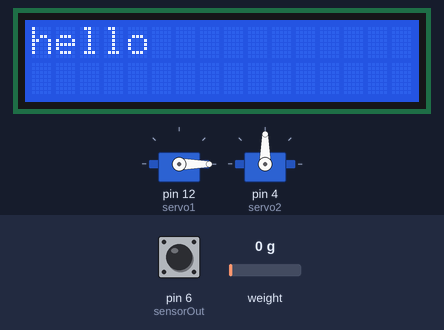
Simulated run of this sketch. Board: Arduino Uno, built with avr-gcc and run on an emulated ATmega328P. Parts: 2 × servo, 16×2 character LCD. The inputs (shaded band) are chosen by the test bench; at power-on: pin 6 (sensorOut) LOW, weight on the scale 0 g. What the sketch prints to the serial monitor is not drawn.

Above: at 2.5 s.
7.3 s: pin 6 (sensorOut) pulsed HIGH 5 times (0.12 s each, 0.3 s apart)
At 39.67 s:
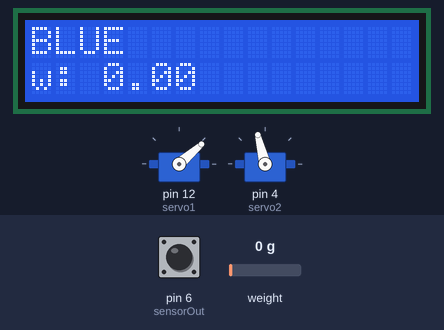
At 41.1 s:
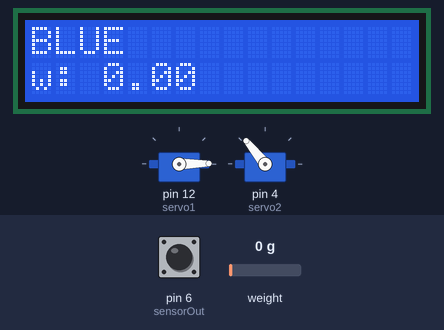
Timing chart, 0 to 41.3 s (numbered marks = the images above; inputs shaded):
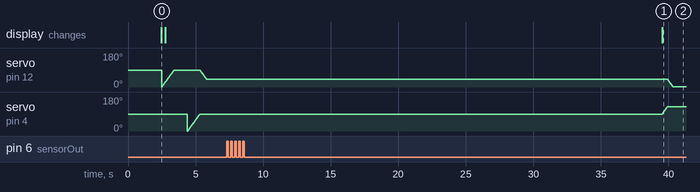

The sketch:

latest_merged_color_sorter.ino
```cpp
// (c) Michael Schoeffler 2017, http://www.mschoeffler.de
#include <Servo.h>
#include <HX711_ADC.h> // https://github.com/olkal/HX711_ADC
#include <Wire.h>
#include <LiquidCrystal_I2C.h> // LiquidCrystal_I2C library

Servo servo1;
Servo servo2;


#define S0 7 //changed from 4-10&& 5-9
#define S1 8
#define S2 9
#define S3 10
#define sensorOut 6

#if defined(ESP8266)|| defined(ESP32) || defined(AVR)
#include <EEPROM.h>
#endif

HX711_ADC LoadCell(3, 2); // parameters: dt pin, sck pin<span data-mce-type="bookmark" style="display: inline-block; width: 0px; overflow: hidden; line-height: 0;" class="mce_SELRES_start"></span>
LiquidCrystal_I2C lcd(0x3F, 16, 2); // 0x27 is the i2c address of the LCM1602 IIC v1 module (might differ)

//const int calVal_eepromAdress = 0;
//const int tareOffsetVal_eepromAdress = 4;
unsigned long t = 0;
/*int red;
int green;
int blue;
int redf;
int greenf;
int bluef;*/
int pos1;
int pos2;

int deg= 0;
int offset= 0;

// Stores frequency read by the photodiodes
int redFrequency = 0;
int greenFrequency = 0;
int blueFrequency = 0;

// Stores the red. green and blue colors
int redColor = 0;
int greenColor = 0;
int blueColor = 0;


void setup() {
  servo1.attach(12);
  servo2.attach(4);

  pinMode(S0, OUTPUT);
  pinMode(S1, OUTPUT);
  pinMode(S2, OUTPUT);
  pinMode(S3, OUTPUT);
  // Set Sensor output as input
  pinMode(sensorOut, INPUT);

  digitalWrite(S0,HIGH);
  digitalWrite(S1,LOW);
  Serial.begin(9600);
  LoadCell.begin(); // start connection to HX711
  LoadCell.start(2000); // load cells gets 2000ms of time to stabilize
  LoadCell.setCalFactor(200.0); // calibration factor for load cell => strongly dependent on your individual setup
  lcd.begin(); // begins connection to the LCD module
  lcd.backlight(); // turns on the backlight
  lcd.print("hello");
  delay(20);
  lcd.clear();
  pos1=0;
  pos2=0;


  // put your setup code here, to run once:

}

void loop() {
  // put your main code here, to run repeatedly:

int r=0;
int g=0;
int b=0;
  //servo1 and 2 to initial pos
 for(;pos1<90;pos1++){
    LoadCell.update();
    servo1.write(pos1);
    delay(10);
  }
  delay(1000);
  for(;pos2<90;pos2++){
    LoadCell.update();
    servo2.write(pos2);
    delay(10);
  }


  for(;pos1>40;pos1--){
    LoadCell.update();
    servo1.write(pos1);
    delay(10);
  }
  delay(800);
  /*for(int i=0;i<1;i++){
    colorDetect();
   delay(100);
   LoadCell.update();
   }*/
   delay(1000);
   for(int i=0;i<10;i++){
    colorDetect();
     delay(100);
     LoadCell.update();
     r=r+redColor;
     g=g+greenColor;
     b=b+blueColor;
   }
   redColor=r/10;
   greenColor=g/10;
   blueColor=b/10;


  //delay(100);
  deg=0;
  offset=0;


  //color detect


    // retrieves data from the load cell
  float i = LoadCell.getData(); // get output value
  delay(200);

  lcd.setCursor(0, 0);
  if(redColor <-117 && redColor> -232){
      Serial.println(" - RED detected!");
      lcd.print("RED");
      deg= -60;
  }
  else if(redColor <28 && redColor> -39){
    Serial.println(" - GREEN detected!");
    lcd.print("GREEN");
    deg= 0;
  }
  else {
    Serial.println(" - BLUE detected!");
    lcd.print("BLUE");
    deg= 60;
  }

  lcd.setCursor(0, 1); // set cursor to secon row
  lcd.print("w: ");
  lcd.print(i); // print out the retrieved value to the second row

  if(i>5){
    offset=20;

  }
  else{
    offset=-20;

  }
  int dest=deg+offset+90;

   //servo2 to des
  if(dest>90){
    for(;pos2<dest;pos2++){
    servo2.write(pos2);
    LoadCell.update();
    delay(10);
    }

  }
  else{
    for(;pos2>dest;pos2--){
    servo2.write(pos2);
    LoadCell.update();
    delay(10);
    }

  }


  LoadCell.update();
  for(;pos1>0;pos1--){
    servo1.write(pos1);
    LoadCell.update();
    delay(10);
  }

  delay(1000);

  if(dest>90){
    for(;pos2>90;pos2--){
    servo2.write(pos2);
    LoadCell.update();
    delay(10);
    }

  }
  else{
    for(;pos2<90;pos2++){
    servo2.write(pos2);
    LoadCell.update();
    delay(10);
    }

  }
  delay(200);
  lcd.clear();


}

void colorDetect(){
  // Setting RED (R) filtered photodiodes to be read
  digitalWrite(S2,LOW);
  digitalWrite(S3,LOW);

  // Reading the output frequency
  redFrequency = pulseIn(sensorOut, LOW);
  // Remaping the value of the RED (R) frequency from 0 to 255
  // You must replace with your own values. Here's an example:
  // redColor = map(redFrequency, 70, 120, 255,0);
  redColor = map(redFrequency, 140, 200, 255,0);

  // Printing the RED (R) value
  Serial.print("R = ");
  Serial.print(redColor);
  delay(100);

  // Setting GREEN (G) filtered photodiodes to be read
  digitalWrite(S2,HIGH);
  digitalWrite(S3,HIGH);

  // Reading the output frequency
  greenFrequency = pulseIn(sensorOut, LOW);
  // Remaping the value of the GREEN (G) frequency from 0 to 255
  // You must replace with your own values. Here's an example:
  // greenColor = map(greenFrequency, 100, 199, 255, 0);
  greenColor = map(greenFrequency, 206, 234, 255, 0);

  // Printing the GREEN (G) value
  Serial.print(" G = ");
  Serial.print(greenColor);
  delay(100);

  // Setting BLUE (B) filtered photodiodes to be read
  digitalWrite(S2,LOW);
  digitalWrite(S3,HIGH);

  // Reading the output frequency
  blueFrequency = pulseIn(sensorOut, LOW);
  // Remaping the value of the BLUE (B) frequency from 0 to 255
  // You must replace with your own values. Here's an example:
  // blueColor = map(blueFrequency, 38, 84, 255, 0);
  blueColor = map(blueFrequency, 75, 235, 255, 0);

  // Printing the BLUE (B) value
  Serial.print(" B = ");
  Serial.print(blueColor);
  delay(100);

  // Checks the current detected color and prints
  // a message in the serial monitor
  /*if(redColor > greenColor && redColor > blueColor){
      Serial.println(" - RED detected!");
  }
  if(greenColor > redColor && greenColor > blueColor){
    Serial.println(" - GREEN detected!");
  }
  if(blueColor > redColor && blueColor > greenColor){
    Serial.println(" - BLUE detected!");
  }*/
    if(redColor <-117 && redColor> -232){
      Serial.println(" - Green detected!");
  }
  else if(redColor <28 && redColor> -39){
     Serial.println(" - Red detected!");
  }else{
     Serial.println(" - Blue detected!");
  }
}
```

Measured:
- after the input at 7.3 s, servo on pin 12 (servo1): moves from 41° to 1° over 0.40 s, starting after 32.6 s; servo on pin 4 (servo2): moves from 89° to 129° over 0.40 s, starting after 32.2 s; the display: changes after 32.2 s (image 1)
